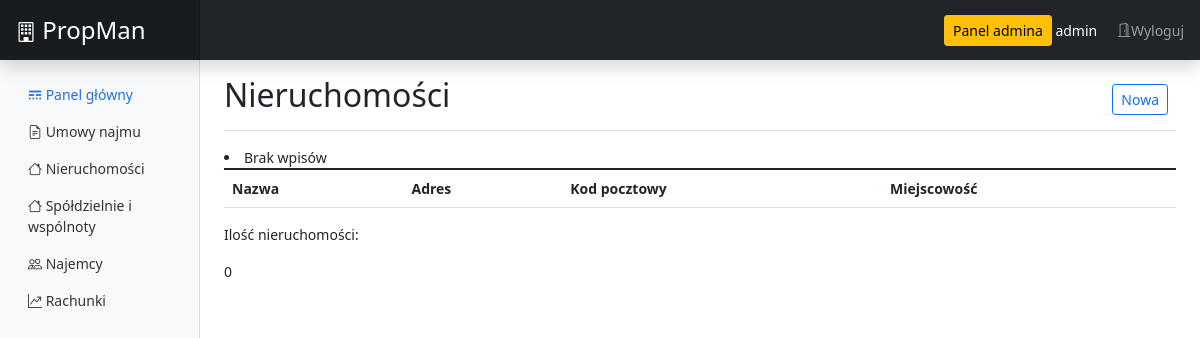
Before: /app/forms/property/list (signed in) with the older database file.
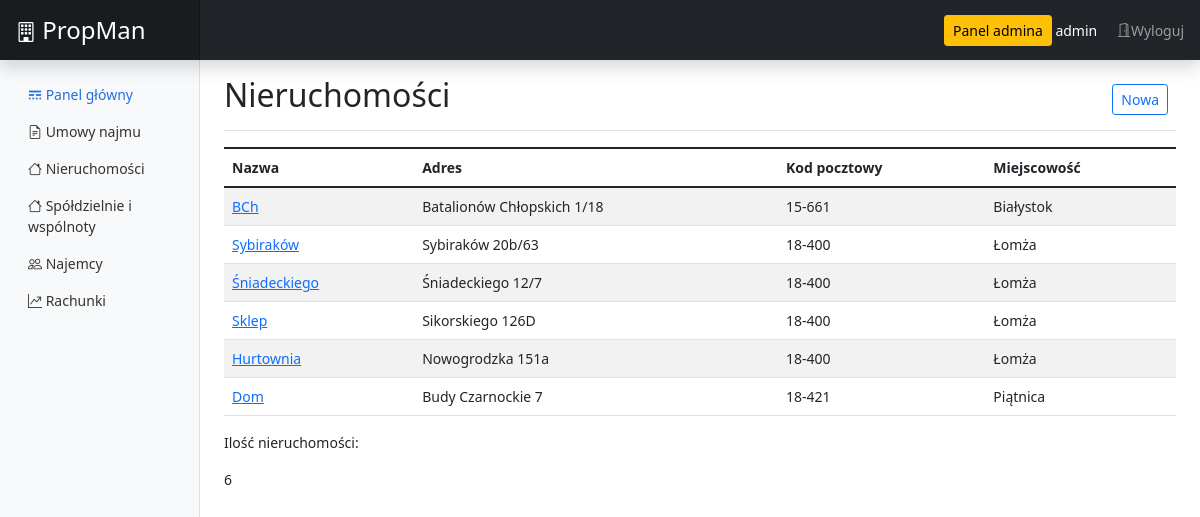
After: the same page with the newer database file.
### app/models.py (models this page shows, shortened)
class Property(models.Model):
    id = models.AutoField(primary_key=True)
    name = models.CharField(max_length=45, blank=False) # Property name
    address = models.CharField(max_length=198, blank=False) # Property address
    postalcode = models.CharField(max_length=6, blank=False) # Property postalcode
    city = models.CharField(max_length=45, blank=False) # Property city
    kw_number = models.CharField(max_length=15, blank=True) # Numer KW
    house_association = models.ForeignKey(HousingAssociation, on_delete=models.PROTECT, blank=True, null=True)
    class Meta:
        ordering = ['id']

### app/views.py (the view)
# urls.py: path('forms/property/list', views.property_list, name='property_all'),
def property_list(request):
    form = Property.objects.all()
    property_count = form.count()  # Zliczanie ilości obiektów w tablicy
    context = {
        'property_all': form,
        'property_count': property_count
    }
    return render(request, 'registration/prop/prop_list.html', context)

### templates/registration/prop/prop_list.html
{% extends 'registration/base.html' %}
{% block content %}
<div class="d-flex justify-content-between flex-wrap flex-md-nowrap align-items-center pt-3 pb-2 mb-3 border-bottom">
  <h1 class="h2">Nieruchomości</h1>
  <div class="btn-toolbar mb-2 mb-md-0">
    <div class="btn-group me-2">
      <a href="{% url 'property_new' %}" type="button" class="btn btn-sm btn-outline-primary">Nowa</a>
    </div>
  </div>
</div>
<div class="">
  <table class="table table-striped">
    <tbody>
      <thead>
        <th>Nazwa</th>
        <th>Adres</th>
        <th>Kod pocztowy</th>
        <th>Miejscowość</th>
      </thead>
    {% for prop in property_all %}
      <tr>
        <td><a href="/app/forms/property/item/{{ prop.id }}">{{ prop.name }}</a></td>
        <td>{{ prop.address }}</td>
        <td>{{ prop.postalcode }}</td>
        <td>{{ prop.city }}</td>
      </tr>
    {% empty %}
      <li>Brak wpisów</li>
    {% endfor %}
    </tbody>
  </table>
  <p>Ilość nieruchomości:</p>
  <p>{{ property_count }}</p>
</div>
{% endblock %}

### templates/registration/base.html (shortened to what this page needs)
{% load django_htmx %}
<!doctype html>
<html lang="pl">
  <head>
    {% load static %}
    <link href="https://cdn.jsdelivr.net/npm/bootstrap@5.1.3/dist/css/bootstrap.min.css" rel="stylesheet">
    <link rel="stylesheet" href="https://cdn.jsdelivr.net/npm/bootstrap-icons@1.7.2/font/bootstrap-icons.css">
    <link href="{% static 'dashboard.css' %}" rel="stylesheet" type="text/css">
  </head>
  <body hx-ext="debug, event-header">
    <header class="navbar navbar-dark sticky-top bg-dark flex-md-nowrap p-0 shadow">
      <a class="navbar-brand col-md-3 col-lg-2 me-0 px-3 fs-4" href="{% url 'index' %}">
        <i class="bi bi-building text-white fs-5"></i>
        PropMan
      </a>
        {% if user.is_authenticated %}
      <div class="navbar-nav">
        <div class="nav-item text-nowrap">
          {% if request.user.is_superuser %}
            <a type="button" class="btn btn-warning btn-secondary btn-sm btn-block" href="/admin">Panel admina</a>
          {% endif %}
          <span class="d-inline align-middle text-white">{{ user.username }}</span>
          <a class="d-inline nav-link align-middle px-3" href="{% url 'logout' %}">
            <i class="bi bi-door-open"></i>Wyloguj
          </a>
        </div>
      </div>
    </header>
    <div class="container-fluid">
      <div class="row">
        {% include 'registration/menu.html' %}
        <main class="col-md-9 ms-sm-auto col-lg-10 px-md-4">
          <div class="">
            {% block content %}
            {% endblock %}
          </div>
        </main>
      </div>
    </div>
    {% endif %}
  </body>
</html>

### templates/registration/menu.html
<nav id="sidebarMenu" class="col-md-3 col-lg-2 d-md-block bg-light sidebar collapse">
  <div class="position-sticky pt-3">
    <ul class="nav flex-column">
      <li class="nav-item">
        <a class="nav-link active" aria-current="page" href="{% url 'index' %}">
          <i class="bi bi-border-style"></i>
          Panel główny
        </a>
      </li>
      <li class="nav-item">
        <a class="nav-link" href="{% url 'leaseagreement_all' %}">
          <i class="bi bi-file-earmark-text"></i>
          Umowy najmu
        </a>
      </li>
      <li class="nav-item">
        <a class="nav-link" href="{% url 'property_all' %}">
          <i class="bi bi-house"></i>
          Nieruchomości
        </a>
      </li>
      <li class="nav-item">
        <a class="nav-link" href="{% url 'ha_list' %}">
          <i class="bi bi-house"></i>
          Spółdzielnie i wspólnoty
        </a>
      </li>
      <li class="nav-item">
        <a class="nav-link" href="{% url 'tenant_all' %}">
          <i class="bi bi-people"></i>
          Najemcy
        </a>
      </li>
      <li class="nav-item">
        <a class="nav-link" href="{% url 'bill_all' %}">
          <i class="bi bi-graph-up-arrow"></i>
          Rachunki
        </a>
      </li>
    </ul>
  </div>
</nav>

### static/dashboard.css (style rules this page uses)
body { font-size: .875rem; }
.sidebar { position: fixed; top: 0; bottom: 0; left: 0; z-index: 100; margin: 60px 0 0; box-shadow: inset -1px 0 0 rgba(0, 0, 0, .1); }
.sidebar .nav-link { font-weight: 500; color: #333; }
.sidebar .nav-link.active { color: #2470dc; }
.navbar-brand { padding-top: .75rem; padding-bottom: .75rem; font-size: 1rem; background-color: rgba(0, 0, 0, .25); box-shadow: inset -1px 0 0 rgba(0, 0, 0, .25); }

Changed rows visible on the page:
added Property: name "BCh", address "Batalionów Chłopskich 1/18", postalcode "15-661", city "Białystok"
added Property: name "Sybiraków", address "Sybiraków 20b/63", postalcode "18-400", city "Łomża"
added Property: name "Śniadeckiego", address "Śniadeckiego 12/7", postalcode "18-400", city "Łomża"
added Property: name "Sklep", address "Sikorskiego 126D", postalcode "18-400", city "Łomża"
added Property: name "Hurtownia", address "Nowogrodzka 151a", postalcode "18-400", city "Łomża"
added Property: name "Dom", address "Budy Czarnockie 7", postalcode "18-421", city "Piątnica"
Other visible differences:
{{ property_count }}: "0" → "6"
text no longer shown: "Brak wpisów"
